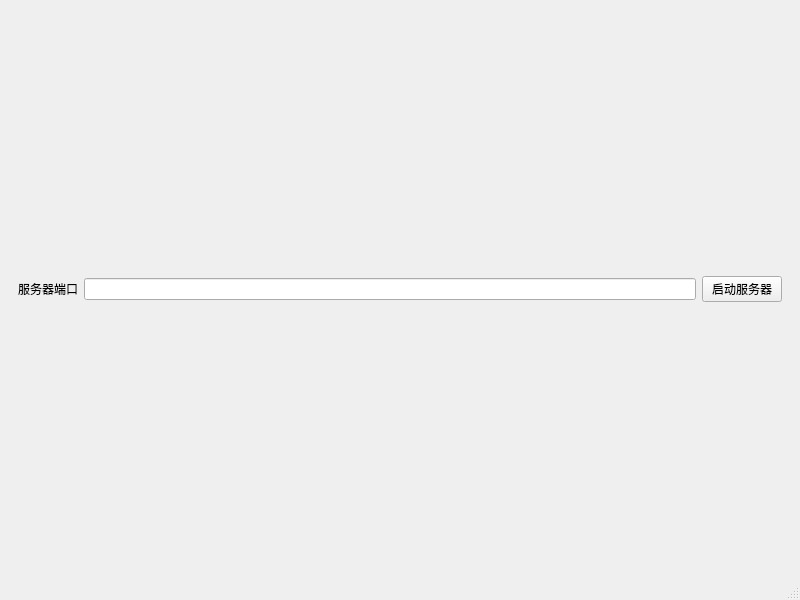
<?xml version="1.0" encoding="UTF-8"?>
<ui version="4.0">
 <class>MainWindow</class>
 <widget class="QMainWindow" name="MainWindow">
  <property name="geometry">
   <rect>
    <x>0</x>
    <y>0</y>
    <width>800</width>
    <height>600</height>
   </rect>
  </property>
  <property name="windowTitle">
   <string>服务器端</string>
  </property>
  <widget class="QWidget" name="centralwidget">
   <layout class="QVBoxLayout" name="verticalLayout">
    <item>
     <widget class="QWidget" name="widget" native="true">
      <layout class="QHBoxLayout" name="horizontalLayout">
       <item>
        <widget class="QLabel" name="serverPortLabel">
         <property name="text">
          <string>服务器端口</string>
         </property>
        </widget>
       </item>
       <item>
        <widget class="QLineEdit" name="serverPorLineEdit"/>
       </item>
       <item>
        <widget class="QPushButton" name="startServerBtn">
         <property name="text">
          <string>启动服务器</string>
         </property>
        </widget>
       </item>
      </layout>
     </widget>
    </item>
   </layout>
  </widget>
  <widget class="QMenuBar" name="menubar">
   <property name="geometry">
    <rect>
     <x>0</x>
     <y>0</y>
     <width>800</width>
     <height>29</height>
    </rect>
   </property>
  </widget>
  <widget class="QStatusBar" name="statusbar"/>
 </widget>
 <resources/>
 <connections/>
</ui>
